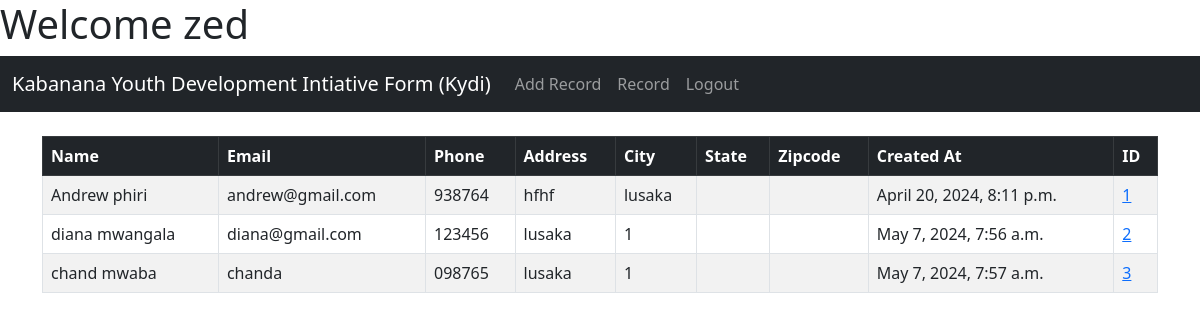
Page /index/ (signed in) on the committed database.
### kydiApp/models.py (models this page shows, shortened)
class Record(models.Model):
	created_at = models.DateTimeField(auto_now_add=True)
	first_name = models.CharField(max_length=50)
	last_name =  models.CharField(max_length=50)
	email =  models.CharField(max_length=100)
	phone = models.CharField(max_length=15)
	address =  models.CharField(max_length=100)
	city =  models.CharField(max_length=50)
	gender =  models.CharField(max_length=50)
	compound =  models.CharField(max_length=20)

### kydiApp/views.py (the view)
# urls.py: path('index/', views.index, name='index'),
def index(request):
    records = Record.objects.all()  # Example query to get all records
    context = {
        'records': records,
    }
    return render (request, "index.html", context)

### kydiApp/templates/index.html (shortened to what this page needs)
<body>
    </head>
    <body>
<h1>Welcome zed</h1>
{% extends 'base.html' %}
{% block content %}
{% if user.is_authenticated %}
<table class="table table-striped table-hover table-bordered">
  <thead class="table-dark">
    <tr>
      <th scope="col">Name</th>
      <th scope="col">Email</th>
      <th scope="col">Phone</th>
      <th scope="col">Address</th>
      <th scope="col">City</th>
      <th scope="col">State</th>
      <th scope="col">Zipcode</th>
      <th scope="col">Created At</th>
      <th scope="col">ID</th>
    </tr>
  </thead>
  <tbody>
{% if records %}
	{% for record in records %}
		<tr>
			<td>{{ record.first_name }} {{ record.last_name }}</td>
			<td>{{ record.email }}</td>
			<td>{{ record.phone }}</td>
			<td>{{ record.address }}</td>
			<td>{{ record.city }}</td>
			<td>{{ record.state }}</td>
			<td>{{ record.zipcode }}</td>
			<td>{{ record.created_at }}</td>
			<td><a href="{% url 'record' record.id %}">{{ record.id }}</a></td>
		</tr>
	{% endfor %}
{% endif %}
	  </tbody>
	</table>
{% endif %}
{% endblock %}

### rows in the picture
Record: first_name "Andrew", last_name "phiri", email "andrew@gmail.com", phone "938764", address "hfhf", city "lusaka", created_at "April 20, 2024, 8:11 p.m.", id "1"
Record: first_name "diana", last_name "mwangala", email "diana@gmail.com", phone "123456", address "lusaka", city "1", created_at "May 7, 2024, 7:56 a.m.", id "2"
Record: first_name "chand", last_name "mwaba", email "chanda", phone "098765", address "lusaka", city "1", created_at "May 7, 2024, 7:57 a.m.", id "3"
